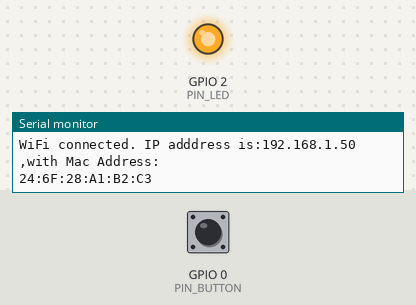
Recording of a sketch running on a simulated ESP32. Shown: output pins drawn as LEDs (lit = HIGH), the last lines printed to the serial monitor. Inputs (shaded band) come from the test bench; at power-on: GPIO 0 (PIN_BUTTON) HIGH. WiFi joins after 1.5 s; servers stay silent unless stated; uploads are accepted with an empty reply.

Above: at 5.01 s.
At 6.3 s:
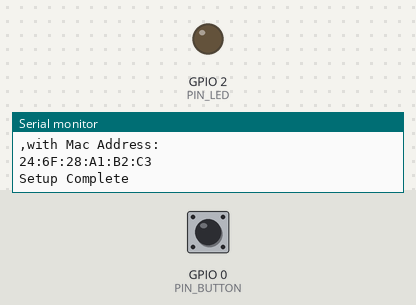
6.4 s: GPIO 0 (PIN_BUTTON) pulled LOW for 0.15 s
Timing chart, 0 to 9.4 s (numbered marks = the images above; inputs shaded):
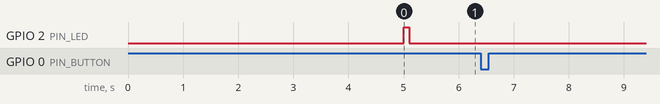

The sketch:

post_server.ino
```cpp
#include <WiFi.h>
#include <HTTPClient.h>

#define PIN_LED 2
#define PIN_BUTTON 0
#define DEBOUNCE_DELAY 300

#define WIFI_SSID "AK"
#define WIFI_PASS "diot12345"

#define HOST "http://192.168.77.204:8080/esp32"

unsigned long lastDebounceTime=0;
int numberToSend=1234;
void setup(){
pinMode(PIN_LED,OUTPUT);
pinMode(PIN_BUTTON,INPUT);
Serial.begin(115200);
Serial.println();
Serial.println("Connecting to");
Serial.println(WIFI_SSID);
WiFi.begin(WIFI_SSID,WIFI_PASS);


while (WiFi.status() !=WL_CONNECTED) {
Serial.print(" ");
delay(5000);
}
Serial.println("");
Serial.print("WiFi connected. IP adddress is:");
Serial.println(WiFi.localIP());
Serial.println(",with Mac Address:");
Serial.println(WiFi.macAddress());

digitalWrite(PIN_LED,HIGH);
delay(100);
digitalWrite(PIN_LED,LOW);

Serial.println("Setup Complete");

}

void loop()
{

  int reading =digitalRead(PIN_BUTTON);
  unsigned long  currentTime=millis();

  if((reading==LOW)&& ((currentTime-lastDebounceTime) >DEBOUNCE_DELAY)){
    lastDebounceTime=currentTime;

    String macAddr=WiFi.macAddress();
    String textToSend="Hello from ESP32 my MAC Address:"+macAddr+"Test Random Value:"+String(numberToSend);
    numberToSend++;

    Serial.print("Button Pressed ,sending:");
    Serial.println(textToSend);
    postRequest(textToSend);
  }
}

void postRequest(String message){
HTTPClient http;
http.begin(HOST);
http.addHeader("Content-Type","text/plain");
int httpCode=http.POST(message);
String payload=http.getString();

Serial.println(httpCode);
Serial.println(payload);

http.end();

}
```
